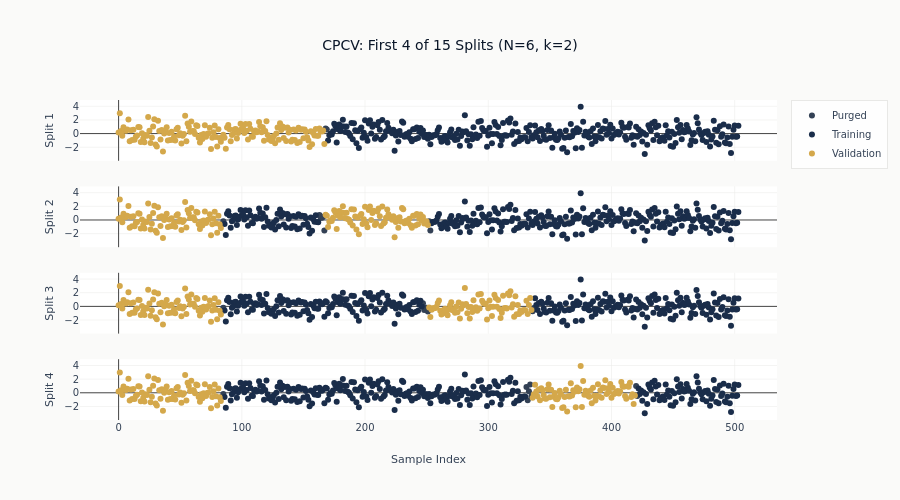

Notebook code cell kept with this figure:
### Code cell
# Visualize first 4 splits
set_global_seeds(SEED)
X_viz = np.random.randn(N_VIZ, 5)
y_viz = np.random.randn(N_VIZ)

cv_cpcv = CombinatorialCV(n_groups=6, n_test_groups=2, label_horizon=5, embargo_size=2)
splits_cpcv = list(cv_cpcv.split(X_viz))

fig = make_subplots(rows=4, cols=1, shared_xaxes=True, vertical_spacing=0.08)

for split_idx in range(min(4, len(splits_cpcv))):
    train_idx, val_idx = splits_cpcv[split_idx]
    split_type = np.zeros(N_VIZ)
    split_type[train_idx] = 1
    split_type[val_idx] = 2

    for stype, (color, label) in enumerate(
        [
            (COLORS["neutral"], "Purged"),
            (COLORS["slate"], "Training"),
            (COLORS["amber"], "Validation"),
        ]
    ):
        mask = split_type == stype
        if np.any(mask):
            fig.add_trace(
                go.Scatter(
                    x=np.arange(N_VIZ)[mask],
                    y=y_viz[mask],
                    mode="markers",
                    marker=dict(color=color, size=6),
                    name=label if split_idx == 0 else None,
                    showlegend=(split_idx == 0),
                ),
                row=split_idx + 1,
                col=1,
            )
    fig.update_yaxes(title_text=f"Split {split_idx + 1}", row=split_idx + 1, col=1)

fig.update_layout(
    title=f"CPCV: First 4 of {n_splits} Splits (N={N}, k={K})",
    height=500,
    width=900,
    showlegend=True,
    margin=dict(l=80),
)
fig.update_xaxes(title_text="Sample Index", row=4, col=1)
fig.update_yaxes(title_standoff=8)
fig.show()

### Figure 1 — Plotly figure (JSON) as saved in the notebook; plotly's stock layout.template omitted (floating-point values rounded to 4 significant figures; data arrays with more than 128 entries replaced by an {"elided": "..."} marker saying what was removed)
{"data": [{"marker": {"color": "#334155", "size": 6}, "mode": "markers", "name": "Purged", "showlegend": true, "type": "scatter", "x": [168, 169], "xaxis": "x", "y": [0.7568, 0.6125], "yaxis": "y"}, {"marker": {"color": "#1a2d4a", "size": 6}, "mode": "markers", "name": "Training", "showlegend": true, "type": "scatter", "x": {"elided": "334 int values"}, "xaxis": "x", "y": {"elided": "334 float values"}, "yaxis": "y"}, {"marker": {"color": "#D4A84B", "size": 6}, "mode": "markers", "name": "Validation", "showlegend": true, "type": "scatter", "x": {"elided": "168 int values"}, "xaxis": "x", "y": {"elided": "168 float values"}, "yaxis": "y"}, {"marker": {"color": "#334155", "size": 6}, "mode": "markers", "showlegend": false, "type": "scatter", "x": [84, 85, 163, 164, 165, 166, 167, 252, 253], "xaxis": "x2", "y": [-0.6243, -0.1845, 0.7319, 0.3351, 0.3162, 0.4693, -1.536, -0.1768, -1.549], "yaxis": "y2"}, {"marker": {"color": "#1a2d4a", "size": 6}, "mode": "markers", "showlegend": false, "type": "scatter", "x": {"elided": "327 int values"}, "xaxis": "x2", "y": {"elided": "327 float values"}, "yaxis": "y2"}, {"marker": {"color": "#D4A84B", "size": 6}, "mode": "markers", "showlegend": false, "type": "scatter", "x": {"elided": "168 int values"}, "xaxis": "x2", "y": {"elided": "168 float values"}, "yaxis": "y2"}, {"marker": {"color": "#334155", "size": 6}, "mode": "markers", "showlegend": false, "type": "scatter", "x": [84, 85, 247, 248, 249, 250, 251, 336, 337], "xaxis": "x3", "y": [-0.6243, -0.1845, 0.4547, -0.5164, -0.1965, -0.2059, -0.7466, -0.7179, -0.2305], "yaxis": "y3"}, {"marker": {"color": "#1a2d4a", "size": 6}, "mode": "markers", "showlegend": false, "type": "scatter", "x": {"elided": "327 int values"}, "xaxis": "x3", "y": {"elided": "327 float values"}, "yaxis": "y3"}, {"marker": {"color": "#D4A84B", "size": 6}, "mode": "markers", "showlegend": false, "type": "scatter", "x": {"elided": "168 int values"}, "xaxis": "x3", "y": {"elided": "168 float values"}, "yaxis": "y3"}, {"marker": {"color": "#334155", "size": 6}, "mode": "markers", "showlegend": false, "type": "scatter", "x": [84, 85, 331, 332, 333, 334, 335, 420, 421], "xaxis": "x4", "y": [-0.6243, -0.1845, 0.8333, -1.105, 0.2205, 1.218, -0.5132, 0.9966, -0.4665], "yaxis": "y4"}, {"marker": {"color": "#1a2d4a", "size": 6}, "mode": "markers", "showlegend": false, "type": "scatter", "x": {"elided": "327 int values"}, "xaxis": "x4", "y": {"elided": "327 float values"}, "yaxis": "y4"}, {"marker": {"color": "#D4A84B", "size": 6}, "mode": "markers", "showlegend": false, "type": "scatter", "x": {"elided": "168 int values"}, "xaxis": "x4", "y": {"elided": "168 float values"}, "yaxis": "y4"}], "layout": {"height": 500, "margin": {"l": 80}, "showlegend": true, "title": {"text": "CPCV: First 4 of 15 Splits (N=6, k=2)"}, "width": 900, "xaxis": {"anchor": "y", "domain": [0.0, 1.0], "matches": "x4", "showticklabels": false}, "xaxis2": {"anchor": "y2", "domain": [0.0, 1.0], "matches": "x4", "showticklabels": false}, "xaxis3": {"anchor": "y3", "domain": [0.0, 1.0], "matches": "x4", "showticklabels": false}, "xaxis4": {"anchor": "y4", "domain": [0.0, 1.0], "title": {"text": "Sample Index"}}, "yaxis": {"anchor": "x", "domain": [0.81, 1.0], "title": {"standoff": 8, "text": "Split 1"}}, "yaxis2": {"anchor": "x2", "domain": [0.54, 0.73], "title": {"standoff": 8, "text": "Split 2"}}, "yaxis3": {"anchor": "x3", "domain": [0.27, 0.46], "title": {"standoff": 8, "text": "Split 3"}}, "yaxis4": {"anchor": "x4", "domain": [0.0, 0.19], "title": {"standoff": 8, "text": "Split 4"}}}}
